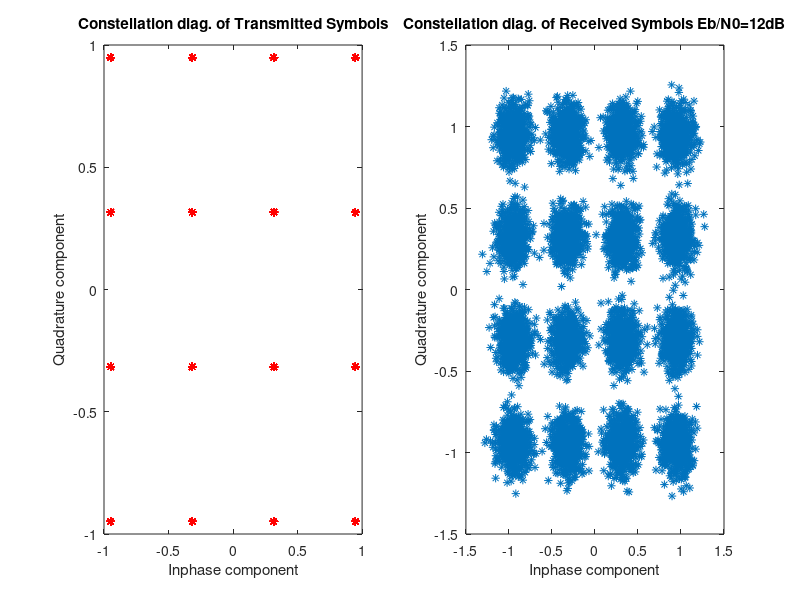
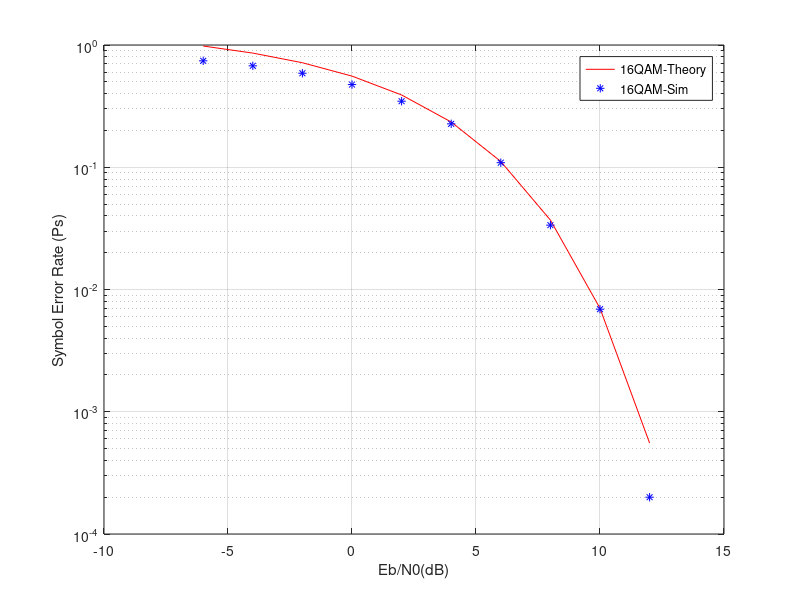

Here is the MATLAB script that generated these plots, in order:
%% Experiment 11: Demonstration of Eb/N0 Vs. SER for M-QAM (Quadrature Amplitude Modulation) scheme

%{
     Name:- Smit Shah
     Date:- 23/11/2020
%}

% Tools/Software Required: MATLAB

%% Theory

%{
    QAM (quadrature amplitude modulation) is a method of combining two amplitude-modulated (AM) signals into a single channel, thereby doubling the effective bandwidth. QAM is used with pulse amplitude modulation (PAM) in digital systems, especially in wireless applications.

    In a QAM signal, there are two carriers, each having the same frequency but differing in phase by 90 degrees (one quarter of a cycle, from which the term quadrature arises). One signal is called the I signal, and the other is called the Q signal. Mathematically, one of the signals can be represented by a sine wave, and the other by a cosine wave. The two modulated carriers are combined at the source for transmission. At the destination, the carriers are separated, the data is extracted from each, and then the data is combined into the original modulating information.
%}

%% Code and Result

clc %for clearing the command window
close all %for closing all the window except command window
clear all %for deleting all the variables from the memory

N=10000; %Number of input symbols
EbN0dB = -6:2:12; %Define EbN0dB range for simulation
M=16; %for 16-QAM modulation.

refArray=1/sqrt(10)*[-3-3j,-3-1j,-3+3j,-3+1j,-1-3j,-1-1j,-1+3j,  -1+1j,3-3j,3-1j,3+3j,3+1j,1-3j,1-1j,1+3j,1+1j];

symErrSimulated = zeros(1,length(EbN0dB));
k=log2(M);
EsN0dB = EbN0dB + 10*log10(k);

%Generating a uniformly distributed random numbers in the set [0,1,2,..,M-1]
data=ceil(M.*rand(N,1))-1;
s=refArray(data+1); %16-QAM Constellation mapping with Gray coding

%Reference Constellation for demodulation and Error rate computation
refI = real(refArray);
refQ = imag(refArray);

%Place holder for Symbol Error values for each Es/N0 for particular M value
index=1;
figure(1);

subplot(1,2,1);
plot(real(s),imag(s),'r*');
title('Constellation diag. of Transmitted Symbols');
xlabel('Inphase component');
ylabel('Quadrature component');

subplot(1,2,2);
for x=EsN0dB,    
    %Channel Noise for various Es/N0
    %Adding noise with variance according to the required Es/N0
    noiseVariance = 1/(10.^(x/10));%Standard deviation for AWGN Noise
    noiseSigma = sqrt(noiseVariance/2);
    
    %Creating a complex noise for adding with M-QAM modulated signal
    %Noise is complex since M-QAM is in complex representation
    noise = noiseSigma*(randn(size(s))+1i*randn(size(s)));
    received = s + noise;
    
    %I-Q Branching
    r_i = real(received);
    r_q = imag(received);
    
    %Decision Maker-Compute (r_i-s_i)^2+(r_q-s_q)^2 and choose the smallest
    r_i_repmat = repmat(r_i,M,1);
    r_q_repmat = repmat(r_q,M,1);
    plot(r_i,r_q,'*');
    title(['Constellation diag. of Received Symbols Eb/N0=' num2str(x-10*log10(k)) 'dB']);
    xlabel('Inphase component');
    ylabel('Quadrature component');
    %pause;
    distance = zeros(M,N); %place holder for distance metric
    minDistIndex=zeros(N,1);
    
    for j=1:N,
        %Distance computation - (r_i-s_i)^2+(r_q-s_q)^2
        distance(:,j) = (r_i_repmat(:,j)-refI').^2+(r_q_repmat(:,j)-refQ').^2;
        
        %capture the index in the array where the minimum distance occurs
        [dummy,minDistIndex(j)]=min(distance(:,j));
    end
    
    y = minDistIndex - 1;%The index becomes the decoded symbol
    
    %Symbol Error Rate Calculation
    dataCap = y;
    symErrSimulated(1,index) = sum(dataCap~=data)/N;
    index=index+1;
end

%Compute Theoretical Symbol Error Rates
%EsN0lin = 10.^(EsN0dB/10);
EbN0lin = 10.^(EbN0dB/10);
symErrTheory = 2*(1-1/sqrt(M))*erfc(sqrt(3/2*k*EbN0lin/(M-1)));

%Plotting commands
figure(2);
semilogy(EbN0dB,symErrTheory,'r-');hold on;
semilogy(EbN0dB,symErrSimulated,'b*');
legend('16QAM-Theory','16QAM-Sim');
xlabel('Eb/N0(dB)');
ylabel('Symbol Error Rate (Ps)');
grid on;

%% Conclusion

%{
    Hence, we observed the constellation of transmitted symbols and
    received symbol and then plotted a graph of Theoretical Symbol Error
    rate and SImulated error rate and both were coming almost similar.
%}